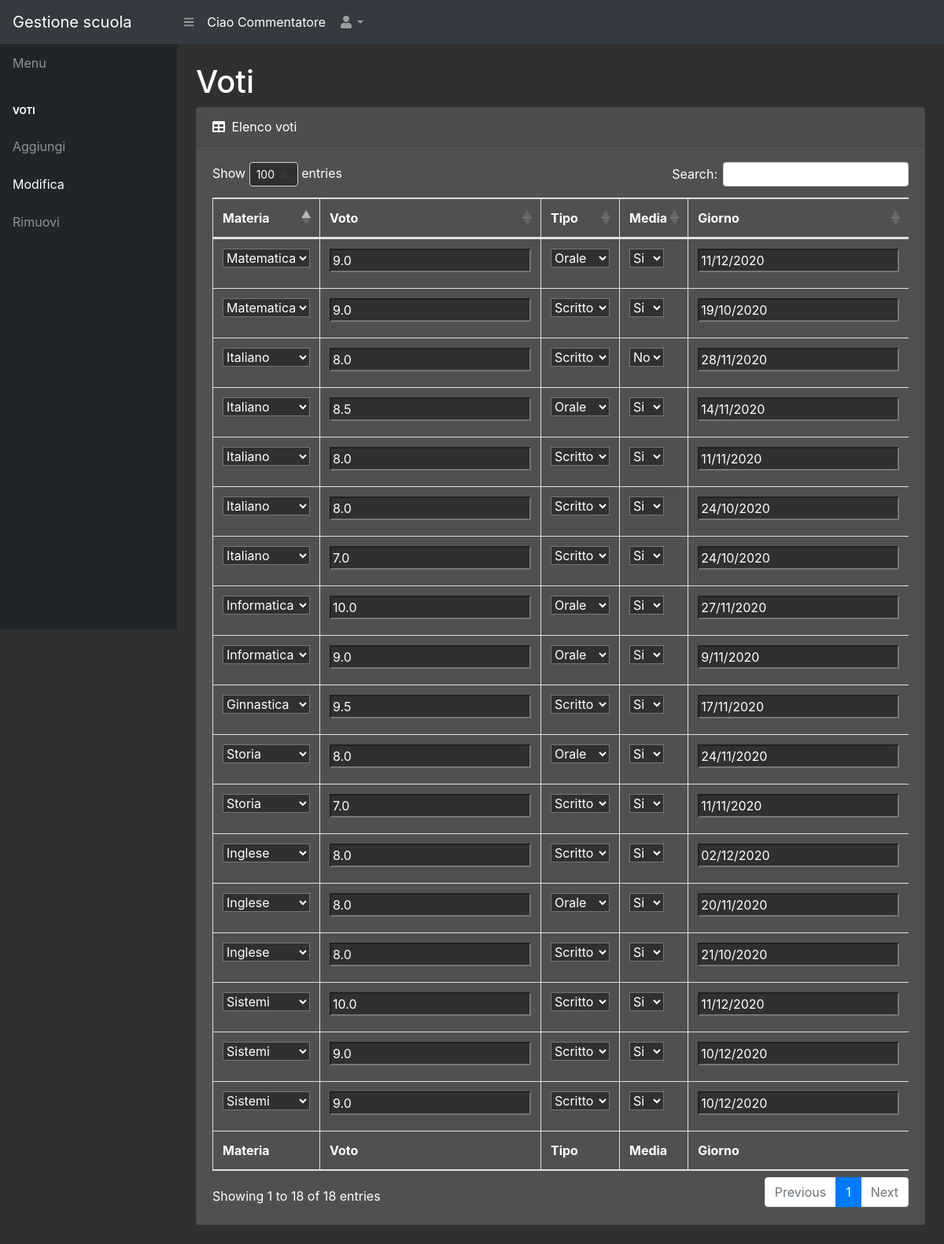
The app's page /modificaVoto/ (signed in) with its own data.
### gestioneScuola/models.py (models this page shows, shortened)
class Materia(models.Model):
  nome=models.CharField(max_length=50)
  colore=models.CharField(max_length=100)
  voti1=models.CharField(max_length=5000,blank=True,default="")
  voti2=models.CharField(max_length=5000,blank=True,default="")
  def getVoti(self,quadrimestre):
    if(quadrimestre==1):
      if(self.voti1==""):
        return -1
      else:
        vettore=self.voti1.split(",")
        vettore.pop()
        return vettore

class Voto(models.Model):
  voto=models.FloatField() # Voto effettivo
  tipo=models.CharField(max_length=100) # Scritto/orale/pratica
  media=models.IntegerField() # Fa media
  giorno=models.CharField(max_length=100) # Giorno

### gestioneScuola/views.py (the view)
# urls.py: path('modificaVoto/',views.modificaVoto,name="modificaVoto"),
@login_required(login_url='/login/')
def modificaVoto(request):
  quad=Quadrimestre.objects.get(id=1).quadrimestre
  righe=[]
  elencoMaterie=[]
  materie=Materia.objects.all()
  for materia in materie:
    riga=[]
    indiciVoti=materia.getVoti(quad)
    voti=[]
    elencoMaterie.append(materia.nome)
    if(indiciVoti!=-1):
      riga.append(materia.nome)
      for i in indiciVoti:
        oggetto=Voto.objects.get(id=i)
        voto=oggetto.voto
        tipo=oggetto.tipo
        media=oggetto.media
        giorno=oggetto.giorno
        if(media==1):
          media="Si"
        else:
          media="No"
        voti.append([voto,tipo,media,giorno,i])
      riga.append(voti)
      righe.append(riga)
  return render(request,"modificaVoto.html",{"righe":righe,"materie":elencoMaterie,"quad":quad})

### gestioneScuola/templates/modificaVoto.html (shortened to what this page needs)
{%extends "base.html"%}
{%load static%}
{% block contenuto %}
  {%include 'navbarSopra.html'%}
  {%include 'navbarSinistra.html'%}
  <div id="layoutSidenav_content">
    <main>
      <div class="container-fluid">
        <h1 class="mt-4">Voti</h1>
        <div class="card card-scuro mb-4">
          <div class="card-header">
            <i class="fas fa-table mr-1"></i>
            Elenco voti
          </div>
          <div class="card-body">
            <div class="table-responsive">
              <table class="table table-bordered" id="dataTable" width="100%" cellspacing="0">
                <thead>
                  <tr>
                    <th>Materia</th>
                    <th>Voto</th>
                    <th>Tipo</th>
                    <th>Media</th>
                    <th>Giorno</th>
                  </tr>
                </thead>
                <tfoot>
                  <tr>
                    <th>Materia</th>
                    <th>Voto</th>
                    <th>Tipo</th>
                    <th>Media</th>
                    <th>Giorno</th>
                  </tr>
                </tfoot>
                <tbody>
                  {% for materia in righe %}
                    {% for voto in materia.1 %}
                  <tr>
                    <td>
                      <select id="slcMateria{{voto.4}}">
                        {% for ciao in materie %}
                        {% if ciao == materia.0 %}
                        <option value="{{ciao}}" selected>{{ciao}}</option>
                        {% else %}
                        <option value="{{ciao}}">{{ciao}}</option>
                        {% endif %}
                        {% endfor %}
                      </select></td>
                    <td>
                      <input type="text" id="txtVoto{{voto.4}}" placeholder="Voto({{voto.0}})" value="{{voto.0}}">
                    </td>
                    <td>
                    <select id="slcTipo{{voto.4}}">
                    {% if voto.1 == "Orale" %}
                    <option value="Orale" selected>Orale</option>
                    {% elif voto.1 == "Scritto" %}
                    <option value="Scritto" selected>Scritto</option>
                    {% elif voto.1 == "Pratica" %}
                    <option value="Orale">Orale</option>
                    <option value="Scritto">Scritto</option>
                    <option value="Pratica" selected>Pratica</option>
                    {% endif %}
                    </select>
                    </td>
                    <td>
                    <select id="slcMedia{{voto.4}}">
                    {% if voto.2 == "Si" %}
                    <option value="Si" selected>Si</option>
                    {% else %}
                    <option value="No" selected>No</option>
                    {% endif %}
                    </select></td>
                    <td>
                      <input type="text" id="txtData{{voto.4}}" placeholder="Giorno({{voto.3}})" value="{{voto.3}}">
                    </td>
                  </tr>
                    {% endfor %}
                {% endfor %}
                </tbody>
              </table>
            </div>
          </div>
        </div>
      </div>
    </main>
  </div>
  </div>
{%endblock contenuto%}

### templates/navbarSopra.html (shortened to what this page needs)
<nav class="sb-topnav navbar navbar-expand navbar-dark bg-dark">
  <a class="navbar-brand" href="index.html">Gestione scuola</a>
  <button class="btn btn-link btn-sm order-1 order-lg-0" id="sidebarToggle" href="#">
    <i class="fas fa-bars"></i>
  </button>
  <ul class="navbar-nav ml-auto ml-md-0">
    <li class="nav-item">
      <a class="nav-link disabled text-white" href="#">Ciao {{request.user}}</a>
    </li>
    <li class="nav-item dropdown">
      <a class="nav-link dropdown-toggle" id="userDropdown" href="#" role="button" data-toggle="dropdown"
        aria-haspopup="true" aria-expanded="false"><i class="fas fa-user fa-fw"></i></a>
    </li>
  </ul>
</nav>

### staticfiles/temaScuro.css (style rules this page uses)
body { background-color:#303030; color:#ffffff; }
.card-scuro { background-color:#505050 !important; }
input[type="text"], select { background-color:#303030 !important; color: #ffffff !important; }
th,td { color:#ffffff; }

### records on screen
Materia: nome "Matematica" "Matematica"
Voto: voto "9.0", tipo "Orale", giorno "11/12/2020"
Voto: voto "9.0", tipo "Scritto", giorno "19/10/2020"
Materia: nome "Italiano" "Italiano" "Italiano" "Italiano" "Italiano"
Voto: voto "8.0", tipo "Scritto", giorno "28/11/2020"
Voto: voto "8.5", tipo "Orale", giorno "14/11/2020"
Voto: voto "8.0", tipo "Scritto", giorno "11/11/2020"
Voto: voto "8.0", tipo "Scritto", giorno "24/10/2020"
Voto: voto "7.0", tipo "Scritto", giorno "24/10/2020"
Materia: nome "Informatica" "Informatica"
Voto: voto "10.0", tipo "Orale", giorno "27/11/2020"
Voto: voto "9.0", tipo "Orale", giorno "9/11/2020"
Materia: nome "Ginnastica"
Voto: voto "9.5", tipo "Scritto", giorno "17/11/2020"
Materia: nome "Storia" "Storia"
Voto: voto "8.0", tipo "Orale", giorno "24/11/2020"
Voto: voto "7.0", tipo "Scritto", giorno "11/11/2020"
Materia: nome "Inglese" "Inglese" "Inglese"
Voto: voto "8.0", tipo "Scritto", giorno "02/12/2020"
Voto: voto "8.0", tipo "Orale", giorno "20/11/2020"
Voto: voto "8.0", tipo "Scritto", giorno "21/10/2020"
Materia: nome "Sistemi" "Sistemi" "Sistemi"
Voto: voto "10.0", tipo "Scritto", giorno "11/12/2020"
Voto: voto "9.0", tipo "Scritto", giorno "10/12/2020"
Voto: voto "9.0", tipo "Scritto", giorno "10/12/2020"

### other values on screen
{{ request.user }} "Commentatore"
